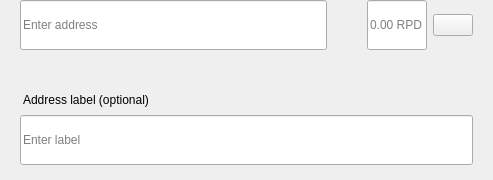
<?xml version="1.0" encoding="UTF-8"?>
<ui version="4.0">
 <class>SendMultiRow</class>
 <widget class="QWidget" name="SendMultiRow">
  <property name="geometry">
   <rect>
    <x>0</x>
    <y>0</y>
    <width>493</width>
    <height>180</height>
   </rect>
  </property>
  <property name="minimumSize">
   <size>
    <width>0</width>
    <height>0</height>
   </size>
  </property>
  <property name="maximumSize">
   <size>
    <width>16777215</width>
    <height>16777215</height>
   </size>
  </property>
  <property name="windowTitle">
   <string>Form</string>
  </property>
  <layout class="QVBoxLayout" name="verticalLayout_3">
   <property name="spacing">
    <number>0</number>
   </property>
   <property name="leftMargin">
    <number>0</number>
   </property>
   <property name="topMargin">
    <number>0</number>
   </property>
   <property name="rightMargin">
    <number>20</number>
   </property>
   <property name="bottomMargin">
    <number>5</number>
   </property>
   <item alignment="Qt::AlignTop">
    <widget class="QWidget" name="widget" native="true">
     <property name="sizePolicy">
      <sizepolicy hsizetype="Expanding" vsizetype="Maximum">
       <horstretch>0</horstretch>
       <verstretch>0</verstretch>
      </sizepolicy>
     </property>
     <property name="minimumSize">
      <size>
       <width>0</width>
       <height>60</height>
      </size>
     </property>
     <property name="maximumSize">
      <size>
       <width>16777215</width>
       <height>85</height>
      </size>
     </property>
     <layout class="QHBoxLayout" name="horizontalLayout" stretch="6,0,2">
      <property name="spacing">
       <number>0</number>
      </property>
      <property name="leftMargin">
       <number>8</number>
      </property>
      <property name="topMargin">
       <number>0</number>
      </property>
      <property name="rightMargin">
       <number>0</number>
      </property>
      <property name="bottomMargin">
       <number>0</number>
      </property>
      <item alignment="Qt::AlignTop">
       <widget class="QStackedWidget" name="stackedAddress">
        <property name="minimumSize">
         <size>
          <width>0</width>
          <height>50</height>
         </size>
        </property>
        <property name="maximumSize">
         <size>
          <width>16777215</width>
          <height>50</height>
         </size>
        </property>
        <widget class="QWidget" name="page_4">
         <property name="sizePolicy">
          <sizepolicy hsizetype="Expanding" vsizetype="Preferred">
           <horstretch>0</horstretch>
           <verstretch>0</verstretch>
          </sizepolicy>
         </property>
         <property name="minimumSize">
          <size>
           <width>0</width>
           <height>50</height>
          </size>
         </property>
         <property name="maximumSize">
          <size>
           <width>16777215</width>
           <height>55</height>
          </size>
         </property>
         <layout class="QVBoxLayout" name="verticalLayout_7">
          <property name="spacing">
           <number>0</number>
          </property>
          <property name="leftMargin">
           <number>12</number>
          </property>
          <property name="topMargin">
           <number>0</number>
          </property>
          <property name="rightMargin">
           <number>0</number>
          </property>
          <property name="bottomMargin">
           <number>0</number>
          </property>
          <item>
           <widget class="QLineEdit" name="lineEditAddress">
            <property name="minimumSize">
             <size>
              <width>0</width>
              <height>50</height>
             </size>
            </property>
            <property name="maximumSize">
             <size>
              <width>16777215</width>
              <height>50</height>
             </size>
            </property>
            <property name="placeholderText">
             <string>Enter address</string>
            </property>
           </widget>
          </item>
         </layout>
        </widget>
        <widget class="QWidget" name="page_3"/>
       </widget>
      </item>
      <item>
       <spacer name="horizontalSpacer_3">
        <property name="orientation">
         <enum>Qt::Horizontal</enum>
        </property>
        <property name="sizeType">
         <enum>QSizePolicy::Fixed</enum>
        </property>
        <property name="sizeHint" stdset="0">
         <size>
          <width>40</width>
          <height>20</height>
         </size>
        </property>
       </spacer>
      </item>
      <item>
       <layout class="QHBoxLayout" name="horizontalLayout_2">
        <property name="spacing">
         <number>6</number>
        </property>
        <item alignment="Qt::AlignTop">
         <widget class="QLineEdit" name="lineEditAmount">
          <property name="sizePolicy">
           <sizepolicy hsizetype="Expanding" vsizetype="Preferred">
            <horstretch>0</horstretch>
            <verstretch>0</verstretch>
           </sizepolicy>
          </property>
          <property name="minimumSize">
           <size>
            <width>0</width>
            <height>50</height>
           </size>
          </property>
          <property name="maximumSize">
           <size>
            <width>16777215</width>
            <height>50</height>
           </size>
          </property>
          <property name="maxLength">
           <number>17</number>
          </property>
          <property name="alignment">
           <set>Qt::AlignLeading|Qt::AlignLeft|Qt::AlignVCenter</set>
          </property>
          <property name="placeholderText">
           <string notr="true">0.00 RPD</string>
          </property>
         </widget>
        </item>
        <item>
         <layout class="QVBoxLayout" name="verticalLayout">
          <property name="topMargin">
           <number>14</number>
          </property>
          <property name="bottomMargin">
           <number>0</number>
          </property>
          <item alignment="Qt::AlignTop">
           <widget class="QPushButton" name="btnMenu">
            <property name="minimumSize">
             <size>
              <width>0</width>
              <height>0</height>
             </size>
            </property>
            <property name="maximumSize">
             <size>
              <width>16777215</width>
              <height>16777215</height>
             </size>
            </property>
            <property name="focusPolicy">
             <enum>Qt::NoFocus</enum>
            </property>
            <property name="text">
             <string/>
            </property>
           </widget>
          </item>
         </layout>
        </item>
       </layout>
      </item>
     </layout>
    </widget>
   </item>
   <item>
    <widget class="QWidget" name="layoutLabel" native="true">
     <property name="minimumSize">
      <size>
       <width>0</width>
       <height>0</height>
      </size>
     </property>
     <property name="maximumSize">
      <size>
       <width>16777215</width>
       <height>16777215</height>
      </size>
     </property>
     <layout class="QVBoxLayout" name="verticalLayout_9">
      <property name="spacing">
       <number>6</number>
      </property>
      <property name="leftMargin">
       <number>20</number>
      </property>
      <property name="topMargin">
       <number>0</number>
      </property>
      <property name="rightMargin">
       <number>0</number>
      </property>
      <property name="bottomMargin">
       <number>10</number>
      </property>
      <item>
       <spacer name="verticalSpacer">
        <property name="orientation">
         <enum>Qt::Vertical</enum>
        </property>
        <property name="sizeType">
         <enum>QSizePolicy::Fixed</enum>
        </property>
        <property name="sizeHint" stdset="0">
         <size>
          <width>20</width>
          <height>20</height>
         </size>
        </property>
       </spacer>
      </item>
      <item>
       <widget class="QLabel" name="labelSubtitleDescription">
        <property name="styleSheet">
         <string notr="true">margin-bottom:2px;
margin-left:0.05px;
padding:0px;</string>
        </property>
        <property name="text">
         <string>Address label (optional)</string>
        </property>
       </widget>
      </item>
      <item>
       <widget class="QLineEdit" name="lineEditDescription">
        <property name="minimumSize">
         <size>
          <width>0</width>
          <height>50</height>
         </size>
        </property>
        <property name="maximumSize">
         <size>
          <width>16777215</width>
          <height>50</height>
         </size>
        </property>
        <property name="placeholderText">
         <string>Enter label</string>
        </property>
       </widget>
      </item>
     </layout>
    </widget>
   </item>
  </layout>
 </widget>
 <resources/>
 <connections/>
</ui>
